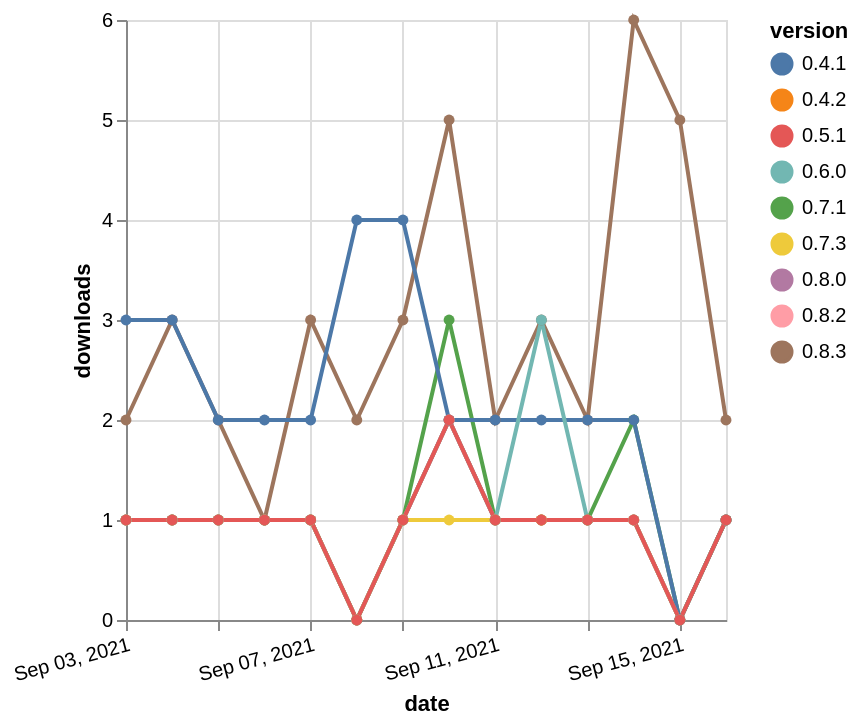

Vega-Lite specification stored for this chart:
### Vega-Lite specification from a JSON file in a GitHub repository (floating-point values rounded to 4 significant figures)
{"$schema": "https://vega.github.io/schema/vega-lite/v5.json", "description": "A simple bar chart with embedded data.", "data": {"values": [{"date": "2021-09-03", "total": 4576, "delta": 2, "version": "0.8.3"}, {"date": "2021-09-04", "total": 4579, "delta": 3, "version": "0.8.3"}, {"date": "2021-09-05", "total": 4581, "delta": 2, "version": "0.8.3"}, {"date": "2021-09-06", "total": 4582, "delta": 1, "version": "0.8.3"}, {"date": "2021-09-07", "total": 4585, "delta": 3, "version": "0.8.3"}, {"date": "2021-09-08", "total": 4587, "delta": 2, "version": "0.8.3"}, {"date": "2021-09-09", "total": 4590, "delta": 3, "version": "0.8.3"}, {"date": "2021-09-10", "total": 4595, "delta": 5, "version": "0.8.3"}, {"date": "2021-09-11", "total": 4597, "delta": 2, "version": "0.8.3"}, {"date": "2021-09-12", "total": 4600, "delta": 3, "version": "0.8.3"}, {"date": "2021-09-13", "total": 4602, "delta": 2, "version": "0.8.3"}, {"date": "2021-09-14", "total": 4608, "delta": 6, "version": "0.8.3"}, {"date": "2021-09-15", "total": 4613, "delta": 5, "version": "0.8.3"}, {"date": "2021-09-16", "total": 4615, "delta": 2, "version": "0.8.3"}, {"date": "2021-09-03", "total": 3167, "delta": 1, "version": "0.4.2"}, {"date": "2021-09-04", "total": 3168, "delta": 1, "version": "0.4.2"}, {"date": "2021-09-05", "total": 3169, "delta": 1, "version": "0.4.2"}, {"date": "2021-09-06", "total": 3170, "delta": 1, "version": "0.4.2"}, {"date": "2021-09-07", "total": 3171, "delta": 1, "version": "0.4.2"}, {"date": "2021-09-08", "total": 3171, "delta": 0, "version": "0.4.2"}, {"date": "2021-09-09", "total": 3172, "delta": 1, "version": "0.4.2"}, {"date": "2021-09-10", "total": 3174, "delta": 2, "version": "0.4.2"}, {"date": "2021-09-11", "total": 3175, "delta": 1, "version": "0.4.2"}, {"date": "2021-09-12", "total": 3176, "delta": 1, "version": "0.4.2"}, {"date": "2021-09-13", "total": 3177, "delta": 1, "version": "0.4.2"}, {"date": "2021-09-14", "total": 3178, "delta": 1, "version": "0.4.2"}, {"date": "2021-09-15", "total": 3178, "delta": 0, "version": "0.4.2"}, {"date": "2021-09-16", "total": 3179, "delta": 1, "version": "0.4.2"}, {"date": "2021-09-03", "total": 162, "delta": 1, "version": "0.8.2"}, {"date": "2021-09-04", "total": 163, "delta": 1, "version": "0.8.2"}, {"date": "2021-09-05", "total": 164, "delta": 1, "version": "0.8.2"}, {"date": "2021-09-06", "total": 165, "delta": 1, "version": "0.8.2"}, {"date": "2021-09-07", "total": 166, "delta": 1, "version": "0.8.2"}, {"date": "2021-09-08", "total": 166, "delta": 0, "version": "0.8.2"}, {"date": "2021-09-09", "total": 167, "delta": 1, "version": "0.8.2"}, {"date": "2021-09-10", "total": 169, "delta": 2, "version": "0.8.2"}, {"date": "2021-09-11", "total": 170, "delta": 1, "version": "0.8.2"}, {"date": "2021-09-12", "total": 171, "delta": 1, "version": "0.8.2"}, {"date": "2021-09-13", "total": 172, "delta": 1, "version": "0.8.2"}, {"date": "2021-09-14", "total": 173, "delta": 1, "version": "0.8.2"}, {"date": "2021-09-15", "total": 173, "delta": 0, "version": "0.8.2"}, {"date": "2021-09-16", "total": 174, "delta": 1, "version": "0.8.2"}, {"date": "2021-09-03", "total": 3446, "delta": 1, "version": "0.7.1"}, {"date": "2021-09-04", "total": 3447, "delta": 1, "version": "0.7.1"}, {"date": "2021-09-05", "total": 3448, "delta": 1, "version": "0.7.1"}, {"date": "2021-09-06", "total": 3449, "delta": 1, "version": "0.7.1"}, {"date": "2021-09-07", "total": 3450, "delta": 1, "version": "0.7.1"}, {"date": "2021-09-08", "total": 3450, "delta": 0, "version": "0.7.1"}, {"date": "2021-09-09", "total": 3451, "delta": 1, "version": "0.7.1"}, {"date": "2021-09-10", "total": 3454, "delta": 3, "version": "0.7.1"}, {"date": "2021-09-11", "total": 3455, "delta": 1, "version": "0.7.1"}, {"date": "2021-09-12", "total": 3456, "delta": 1, "version": "0.7.1"}, {"date": "2021-09-13", "total": 3457, "delta": 1, "version": "0.7.1"}, {"date": "2021-09-14", "total": 3459, "delta": 2, "version": "0.7.1"}, {"date": "2021-09-15", "total": 3459, "delta": 0, "version": "0.7.1"}, {"date": "2021-09-16", "total": 3460, "delta": 1, "version": "0.7.1"}, {"date": "2021-09-03", "total": 163, "delta": 1, "version": "0.8.0"}, {"date": "2021-09-04", "total": 164, "delta": 1, "version": "0.8.0"}, {"date": "2021-09-05", "total": 165, "delta": 1, "version": "0.8.0"}, {"date": "2021-09-06", "total": 166, "delta": 1, "version": "0.8.0"}, {"date": "2021-09-07", "total": 167, "delta": 1, "version": "0.8.0"}, {"date": "2021-09-08", "total": 167, "delta": 0, "version": "0.8.0"}, {"date": "2021-09-09", "total": 168, "delta": 1, "version": "0.8.0"}, {"date": "2021-09-10", "total": 170, "delta": 2, "version": "0.8.0"}, {"date": "2021-09-11", "total": 171, "delta": 1, "version": "0.8.0"}, {"date": "2021-09-12", "total": 172, "delta": 1, "version": "0.8.0"}, {"date": "2021-09-13", "total": 173, "delta": 1, "version": "0.8.0"}, {"date": "2021-09-14", "total": 174, "delta": 1, "version": "0.8.0"}, {"date": "2021-09-15", "total": 174, "delta": 0, "version": "0.8.0"}, {"date": "2021-09-16", "total": 175, "delta": 1, "version": "0.8.0"}, {"date": "2021-09-03", "total": 202, "delta": 1, "version": "0.7.3"}, {"date": "2021-09-04", "total": 203, "delta": 1, "version": "0.7.3"}, {"date": "2021-09-05", "total": 204, "delta": 1, "version": "0.7.3"}, {"date": "2021-09-06", "total": 205, "delta": 1, "version": "0.7.3"}, {"date": "2021-09-07", "total": 206, "delta": 1, "version": "0.7.3"}, {"date": "2021-09-08", "total": 206, "delta": 0, "version": "0.7.3"}, {"date": "2021-09-09", "total": 207, "delta": 1, "version": "0.7.3"}, {"date": "2021-09-10", "total": 208, "delta": 1, "version": "0.7.3"}, {"date": "2021-09-11", "total": 209, "delta": 1, "version": "0.7.3"}, {"date": "2021-09-12", "total": 210, "delta": 1, "version": "0.7.3"}, {"date": "2021-09-13", "total": 211, "delta": 1, "version": "0.7.3"}, {"date": "2021-09-14", "total": 212, "delta": 1, "version": "0.7.3"}, {"date": "2021-09-15", "total": 212, "delta": 0, "version": "0.7.3"}, {"date": "2021-09-16", "total": 213, "delta": 1, "version": "0.7.3"}, {"date": "2021-09-03", "total": 2738, "delta": 3, "version": "0.4.1"}, {"date": "2021-09-04", "total": 2741, "delta": 3, "version": "0.4.1"}, {"date": "2021-09-05", "total": 2743, "delta": 2, "version": "0.4.1"}, {"date": "2021-09-06", "total": 2745, "delta": 2, "version": "0.4.1"}, {"date": "2021-09-07", "total": 2747, "delta": 2, "version": "0.4.1"}, {"date": "2021-09-08", "total": 2751, "delta": 4, "version": "0.4.1"}, {"date": "2021-09-09", "total": 2755, "delta": 4, "version": "0.4.1"}, {"date": "2021-09-10", "total": 2757, "delta": 2, "version": "0.4.1"}, {"date": "2021-09-11", "total": 2759, "delta": 2, "version": "0.4.1"}, {"date": "2021-09-12", "total": 2761, "delta": 2, "version": "0.4.1"}, {"date": "2021-09-13", "total": 2763, "delta": 2, "version": "0.4.1"}, {"date": "2021-09-14", "total": 2765, "delta": 2, "version": "0.4.1"}, {"date": "2021-09-15", "total": 2765, "delta": 0, "version": "0.4.1"}, {"date": "2021-09-16", "total": 2766, "delta": 1, "version": "0.4.1"}, {"date": "2021-09-03", "total": 706, "delta": 1, "version": "0.6.0"}, {"date": "2021-09-04", "total": 707, "delta": 1, "version": "0.6.0"}, {"date": "2021-09-05", "total": 708, "delta": 1, "version": "0.6.0"}, {"date": "2021-09-06", "total": 709, "delta": 1, "version": "0.6.0"}, {"date": "2021-09-07", "total": 710, "delta": 1, "version": "0.6.0"}, {"date": "2021-09-08", "total": 710, "delta": 0, "version": "0.6.0"}, {"date": "2021-09-09", "total": 711, "delta": 1, "version": "0.6.0"}, {"date": "2021-09-10", "total": 713, "delta": 2, "version": "0.6.0"}, {"date": "2021-09-11", "total": 714, "delta": 1, "version": "0.6.0"}, {"date": "2021-09-12", "total": 717, "delta": 3, "version": "0.6.0"}, {"date": "2021-09-13", "total": 718, "delta": 1, "version": "0.6.0"}, {"date": "2021-09-14", "total": 719, "delta": 1, "version": "0.6.0"}, {"date": "2021-09-15", "total": 719, "delta": 0, "version": "0.6.0"}, {"date": "2021-09-16", "total": 720, "delta": 1, "version": "0.6.0"}, {"date": "2021-09-03", "total": 1527, "delta": 1, "version": "0.5.1"}, {"date": "2021-09-04", "total": 1528, "delta": 1, "version": "0.5.1"}, {"date": "2021-09-05", "total": 1529, "delta": 1, "version": "0.5.1"}, {"date": "2021-09-06", "total": 1530, "delta": 1, "version": "0.5.1"}, {"date": "2021-09-07", "total": 1531, "delta": 1, "version": "0.5.1"}, {"date": "2021-09-08", "total": 1531, "delta": 0, "version": "0.5.1"}, {"date": "2021-09-09", "total": 1532, "delta": 1, "version": "0.5.1"}, {"date": "2021-09-10", "total": 1534, "delta": 2, "version": "0.5.1"}, {"date": "2021-09-11", "total": 1535, "delta": 1, "version": "0.5.1"}, {"date": "2021-09-12", "total": 1536, "delta": 1, "version": "0.5.1"}, {"date": "2021-09-13", "total": 1537, "delta": 1, "version": "0.5.1"}, {"date": "2021-09-14", "total": 1538, "delta": 1, "version": "0.5.1"}, {"date": "2021-09-15", "total": 1538, "delta": 0, "version": "0.5.1"}, {"date": "2021-09-16", "total": 1539, "delta": 1, "version": "0.5.1"}]}, "width": "container", "mark": {"type": "line", "point": {"filled": true}}, "encoding": {"x": {"field": "date", "type": "temporal", "timeUnit": "yearmonthdate", "title": "date", "axis": {"labelAngle": -15}}, "y": {"field": "delta", "type": "quantitative", "title": "downloads"}, "color": {"field": "version", "type": "nominal"}, "tooltip": {"field": "delta"}}}
